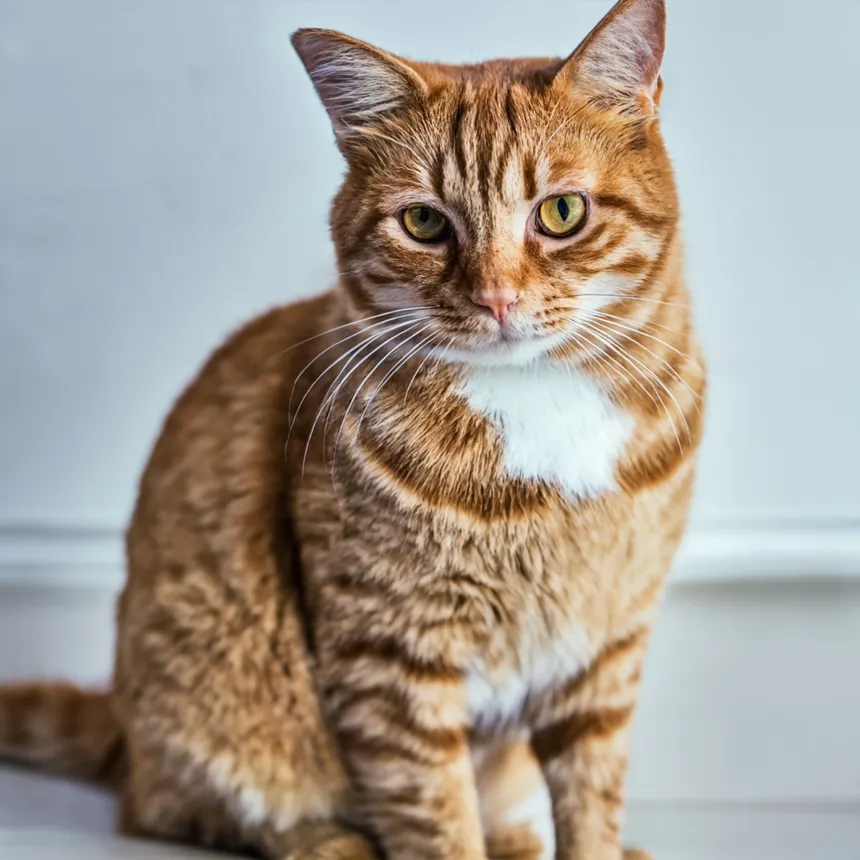
#> input picture Photos/cat.png, 860 x 860 px, found by its file name
$ python contours.py
#> lines starting #> are read from the running program, lines starting #| are printed output that depends on the picture; after the words box and inside, x2 and y2 are one past the last pixel; in counts of white or black regions, pixels touching at a corner belong together
import cv2 as cv
import numpy as np

img = cv.imread('Photos/cat.png')
#> img is the input picture: shape (860, 860, 3); mean B, G, R 148.3, 157.4, 165.1

cv.imshow('Cat', img)

gray = cv.cvtColor(img, cv.COLOR_BGR2GRAY) #change to grayscale; different method
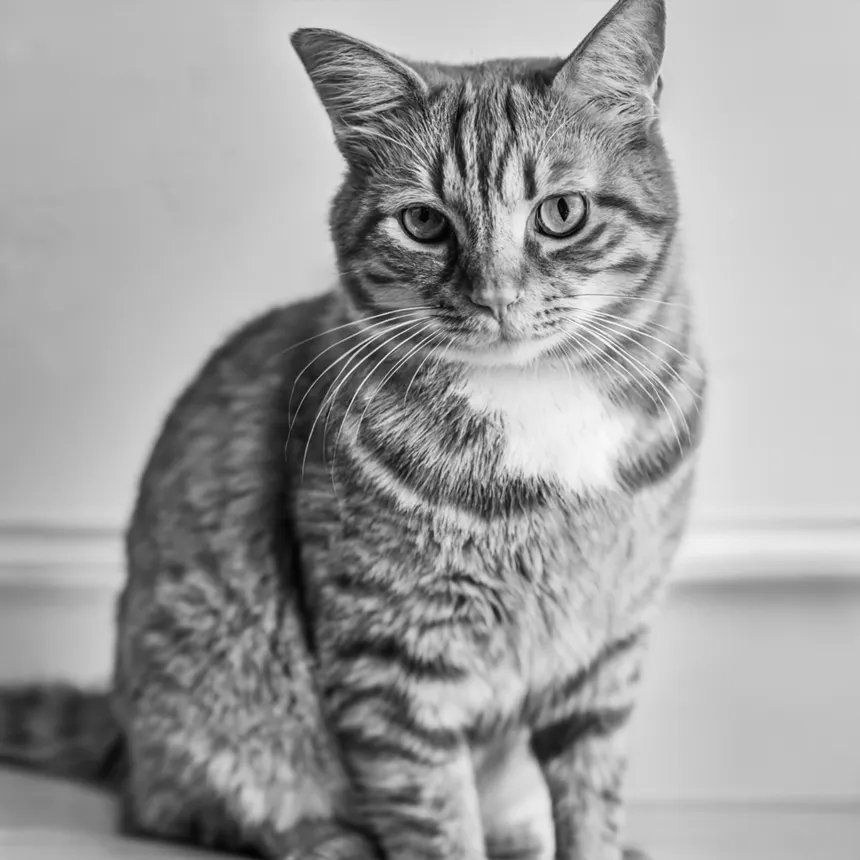
#> gray: shape (860, 860); min 0, max 253, mean 158.7
cv.imshow('Gray Cat', gray)

blank = np.zeros(img.shape, dtype='uint8')
cv.imshow('Blank', blank)

blur = cv.GaussianBlur(img, (5, 5), cv.BORDER_DEFAULT) #blur the image; different method

canny = cv.Canny(blur, 125, 175)
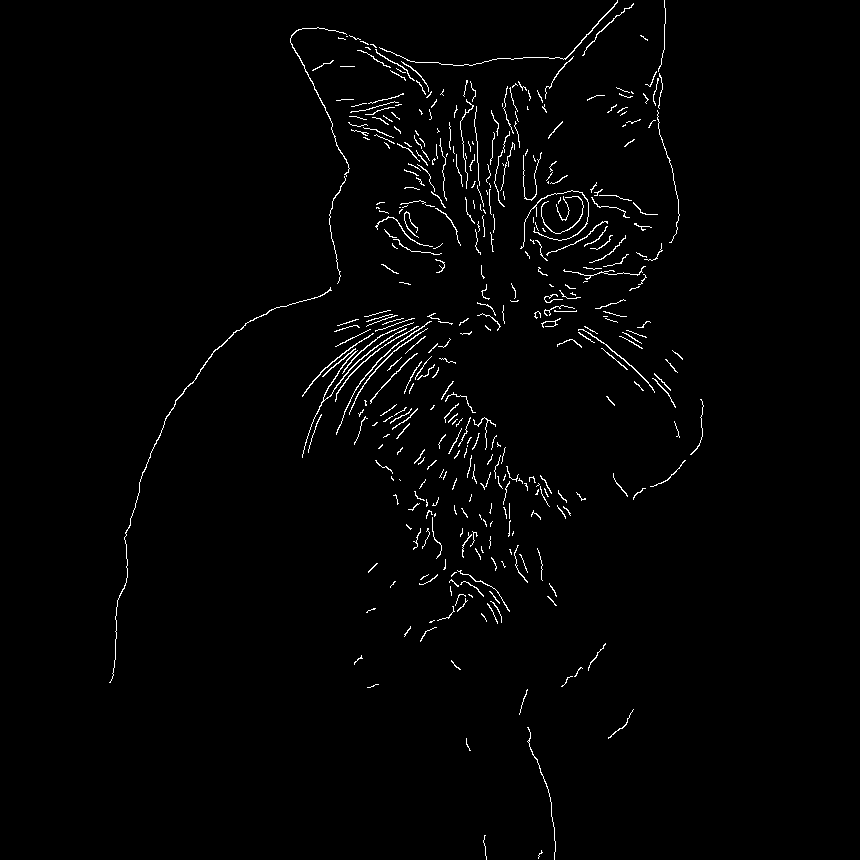
#> canny: shape (860, 860); 1.6% white in thin lines or dots, all inside (x1, y1, x2, y2) = (109, 0, 704, 860)
# cv.imshow('Canny Cat', canny)

# thresholding
ret, thresh = cv.threshold(gray, 125, 255, cv.THRESH_BINARY) #this will create a thresholded image
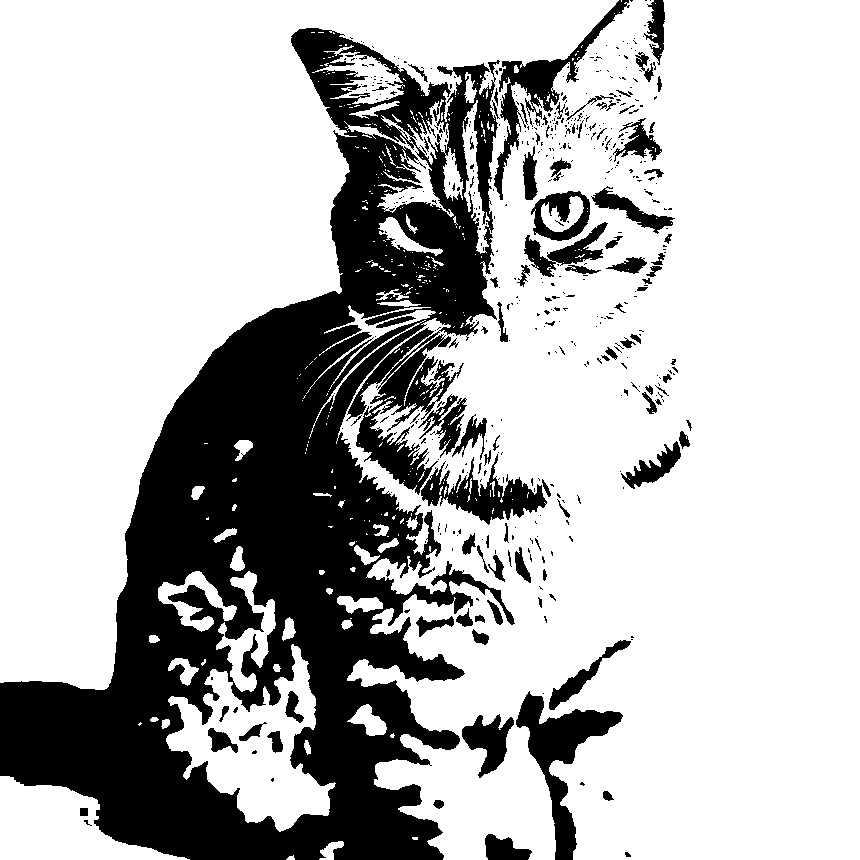
#> thresh: shape (860, 860); 72.8% white; 513 black regions (415 under 20 px)
#thresholded image means all pixels below 125 will be black and all pixels above 125 will be white

cv.imshow('Thresholded', thresh)

#finding contours
contours, hierarchies = cv.findContours(canny, cv.RETR_LIST, cv.CHAIN_APPROX_NONE) #takes edges from the canny image
#> contours = 387 contours, 368 with area under 20; largest, box (x1, y1, x2, y2) and area: (109, 287, 332, 683) 103, (302, 328, 407, 458) 94, (336, 321, 432, 435) 66, (349, 328, 428, 415) 58, (335, 326, 419, 402) 56
#RETR_EXTERNAL retrieves only the extreme outer contours
#RETR_TREE retrieves all of the contours and organizes them into a full hierarchy
#RETR_LIST retrieves all of the contours without establishing any hierarchical relationships
#CHAIN_APPROX_NONE retrieves all of the contour points
#CHAIN_APPROX_SIMPLE removes all redundant points and compresses the contour, thereby saving memory
#hierarchies contains information about the image topology
print(len(contours), 'contours found!')
#| 387 contours found!

#draw contours on blank image
cv.drawContours(blank, contours, -1, (0, 255, 0), 1) #takes contours from the thresholded image
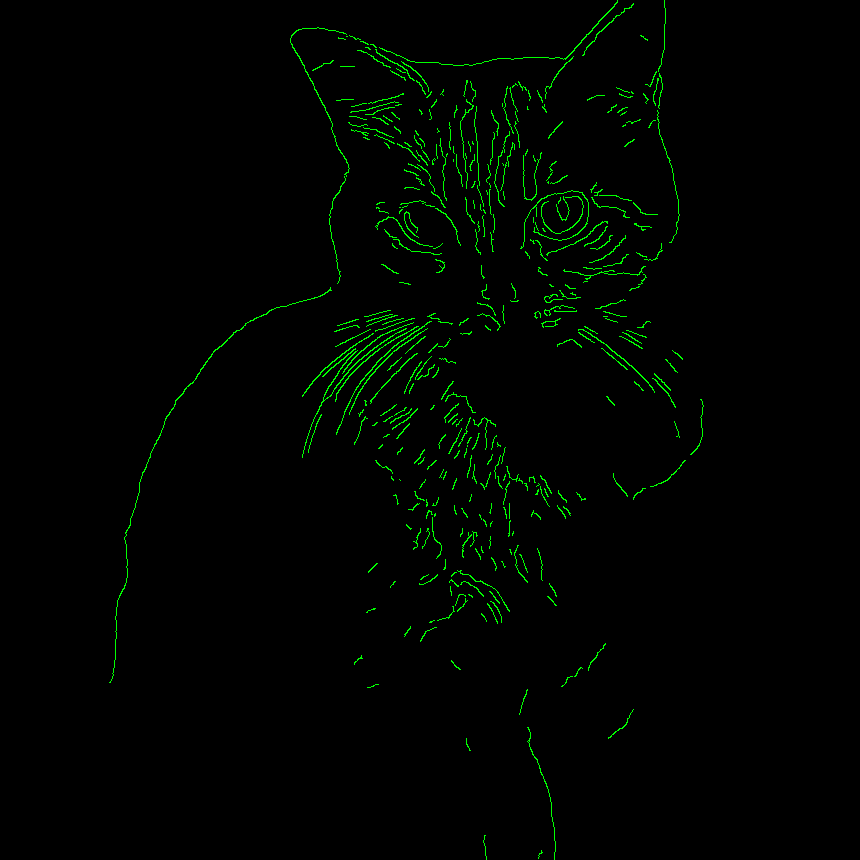
#> blank: shape (860, 860, 3); mean of channels 0, 1, 2 0, 4.1, 0; drawn as B, G, R
cv.imshow('Contours', blank)

cv.waitKey(0)

#what is a contour?
# A contour is a curve joining all the continuous points along a boundary that have the same color or intensity.

#how does contour detection work?
# Contour detection works by first converting the image to grayscale, then applying a blur to reduce noise, and finally using the Canny edge detector to find edges in the image. The edges are then used to find contours, which are curves that join all the continuous points along a boundary that have the same color or intensity.

#why are contours useful?
# Contours are useful for shape analysis, object detection and recognition, and image segmentation.

# They help in identifying and locating objects within an image, making them essential for various computer vision tasks.

#what do you mean by binarizing?
# Binarizing is the process of converting an image into a binary image, where the pixels are either black or white. This is typically done by applying a threshold to the image, which separates the foreground (objects of interest) from the background.

$ run again, with Photos/man.png copied over Photos/cat.png
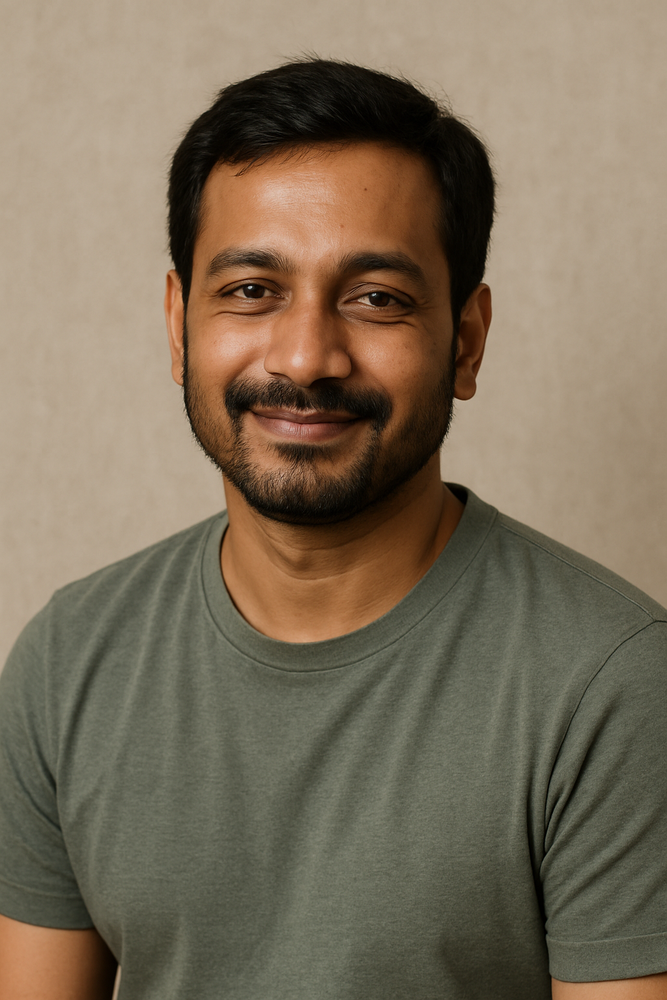
#> input picture Photos/man.png, 667 x 1000 px, shrunk from 1024 x 1536 before the run, found by its file name
#> img is the input picture: shape (1000, 667, 3); mean B, G, R 90.5, 110.7, 124.6
#> canny: shape (1000, 667); 0.63% white in thin lines or dots
#> `ret, thresh = cv.threshold(gray, 125, 255, cv.THRESH_BINARY)`:
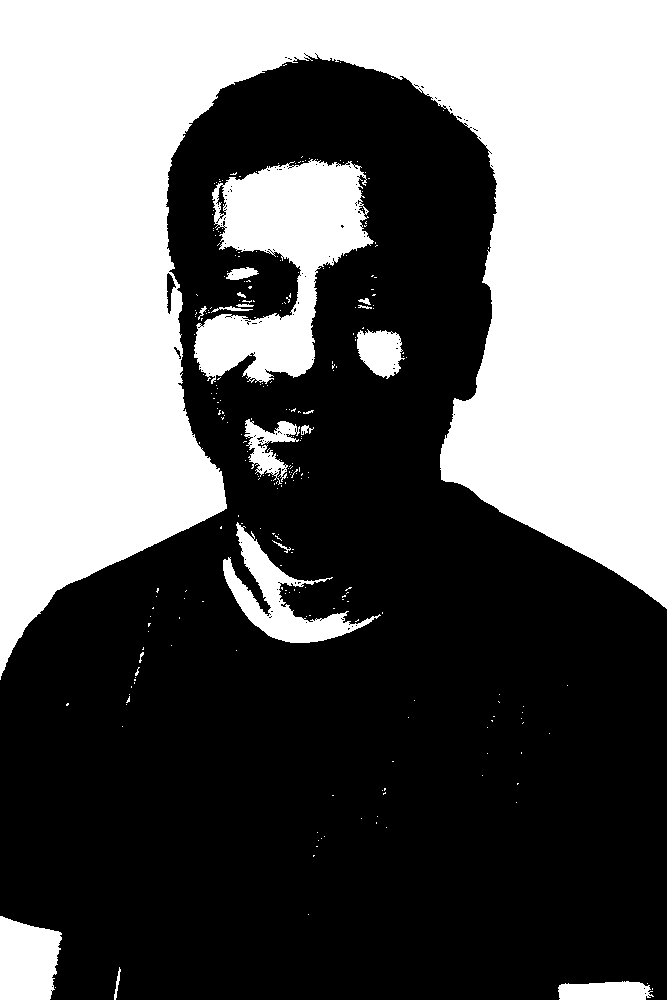
#> thresh: shape (1000, 667); 40.8% white; 266 white regions (247 under 20 px)
#> contours = 49 contours, 42 with area under 20; largest, box (x1, y1, x2, y2) and area: (26, 58, 407, 625) 224, (439, 248, 665, 609) 142, (222, 522, 409, 644) 68, (445, 107, 495, 248) 34, (405, 77, 442, 112) 26, (93, 923, 120, 1000) 24, (224, 282, 264, 293) 20
#| 49 contours found!
#> `cv.drawContours(blank, contours, -1, (0, 255, 0), 1)`:
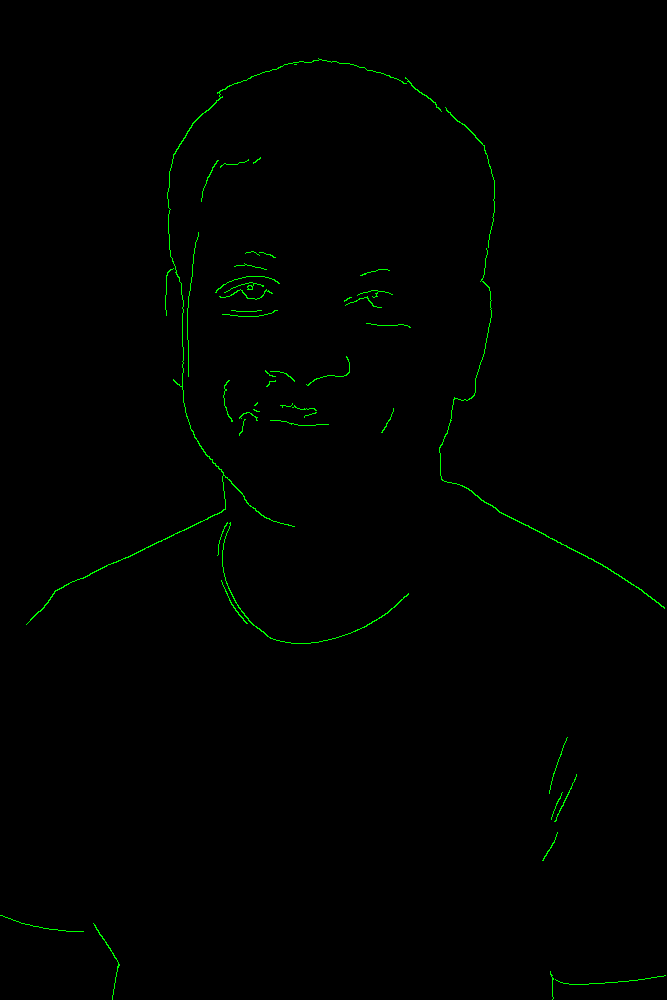
#> blank: shape (1000, 667, 3); mean of channels 0, 1, 2 0, 1.6, 0; drawn as B, G, R
